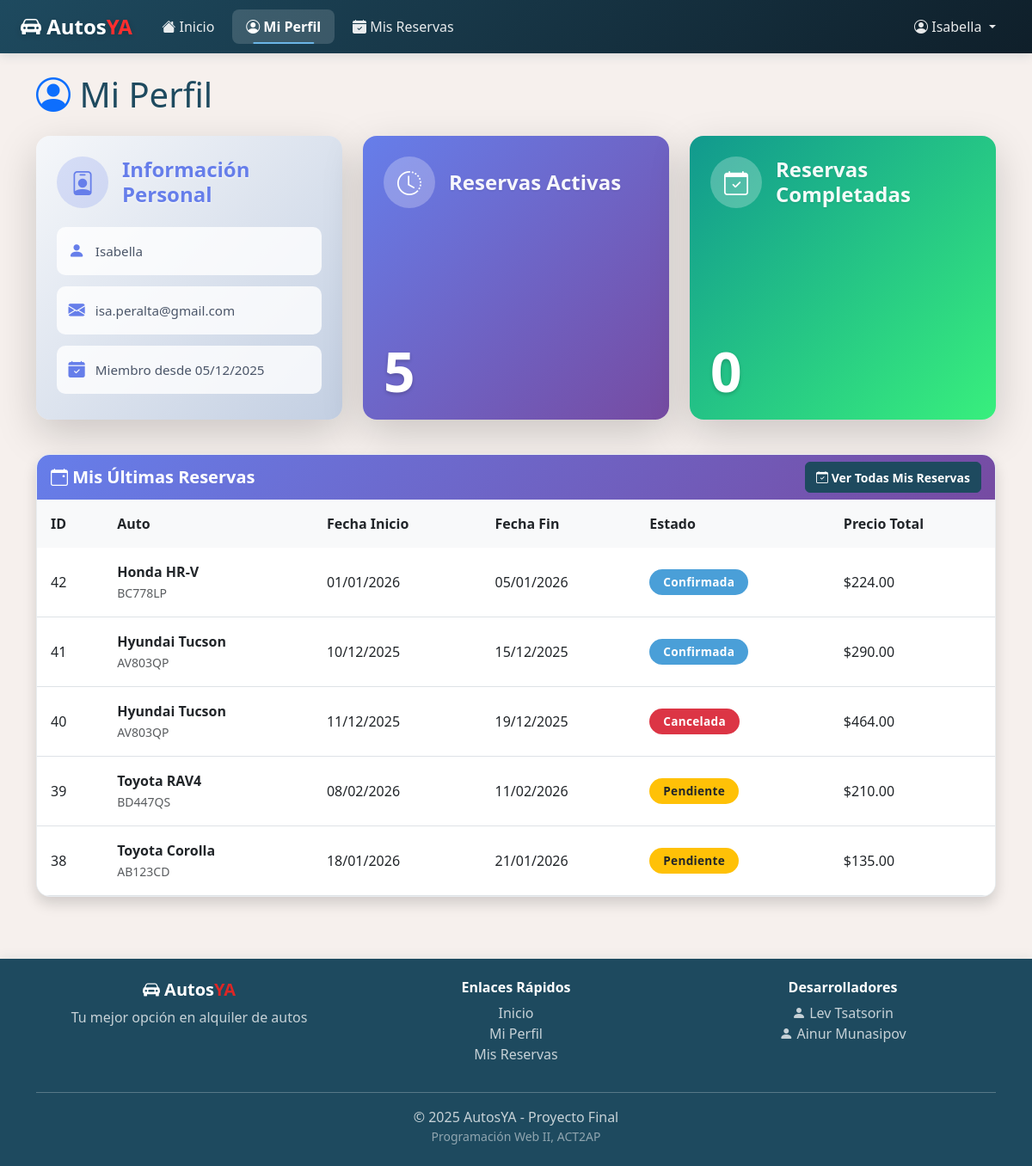
The page /cliente/perfil.php (signed in) on the database its author committed.
### tables this page shows
CREATE TABLE IF NOT EXISTS `reservas` (
  `id_reserva` INT(11) NOT NULL AUTO_INCREMENT,
  `fk_usuario` INT(11) NOT NULL,
  `fk_auto` INT(11) NOT NULL,
  `fecha_inicio` DATE NOT NULL,
  `fecha_fin` DATE NOT NULL,
  `estado` VARCHAR(20) NOT NULL DEFAULT 'pendiente',
  `precio_total` DECIMAL(10,2) NULL,
  `created_at` TIMESTAMP DEFAULT CURRENT_TIMESTAMP,
  PRIMARY KEY (`id_reserva`),
  CONSTRAINT `fk_reservas_usuario` FOREIGN KEY (`fk_usuario`) REFERENCES `usuarios`(`id_usuario`) ON DELETE CASCADE,
  CONSTRAINT `fk_reservas_auto` FOREIGN KEY (`fk_auto`) REFERENCES `autos`(`id_auto`) ON DELETE CASCADE);

CREATE TABLE IF NOT EXISTS `autos` (
  `id_auto` INT(11) NOT NULL AUTO_INCREMENT,
  `marca` VARCHAR(45) NOT NULL,
  `modelo` VARCHAR(45) NOT NULL,
  `anio` INT(11) NOT NULL,
  `patente` VARCHAR(15) NOT NULL,
  `precio_por_dia` DECIMAL(10,2) NOT NULL,
  `estado` VARCHAR(20) NOT NULL DEFAULT 'disponible',
  `imagen` VARCHAR(100) NULL DEFAULT NULL,
  `created_at` TIMESTAMP DEFAULT CURRENT_TIMESTAMP,
  PRIMARY KEY (`id_auto`));

### cliente/perfil.php (the view, shortened to what this page needs)
<?php
include_once("../components/header.php");
?>
<link rel="stylesheet" href="/AutosYA/css/cliente.css">
<div class="container my-4">
    <div class="row">
        <div class="col-12">
            <h1 class="mb-4">
                <i class="bi bi-person-circle text-primary"></i> Mi Perfil
            </h1>
        </div>
    </div>
    <div class="row mb-4">
        <div class="col-md-12 col-lg-4 mb-3">
            <div class="card h-100 shadow-lg border-0 user-info-card">
                <div class="card-body d-flex flex-column">
                    <div class="d-flex align-items-center mb-3">
                        <div class="stats-icon-circle me-3">
                            <i class="bi bi-person-badge fs-3"></i>
                        </div>
                        <h5 class="stats-title mb-0">Información Personal</h5>
                    </div>
                    <div class="user-info-item">
                        <i class="bi bi-person-fill"></i>
                        <span><?php echo htmlspecialchars($_SESSION['nombre']); ?></span>
                    </div>
                    <div class="user-info-item">
                        <i class="bi bi-envelope-fill"></i>
                        <span><?php echo htmlspecialchars($_SESSION['correo']); ?></span>
                    </div>
                    <div class="user-info-item">
                        <i class="bi bi-calendar-check-fill"></i>
                        <span>Miembro desde <?php
                                            $stmt = $con->prepare("SELECT DATE_FORMAT(created_at, '%d/%m/%Y') as fecha FROM usuarios WHERE id_usuario = ?");
                                            $stmt->bind_param("i", $_SESSION['id_usuario']);
                                            $stmt->execute();
                                            $result = $stmt->get_result();
                                            $row = $result->fetch_assoc();
                                            echo $row['fecha'];
                                            ?></span>
                    </div>
                </div>
            </div>
        </div>
        <div class="col-md-12 col-lg-8">
            <div class="row h-100">
                <div class="col-md-6 mb-3">
                    <div class="card text-white h-100 shadow-lg border-0 stats-card-purple">
                        <div class="card-body d-flex flex-column">
                            <div class="d-flex align-items-center mb-3">
                                <div class="stats-icon-circle me-3">
                                    <i class="bi bi-clock-history fs-3"></i>
                                </div>
                                <h5 class="stats-title mb-0">Reservas Activas</h5>
                            </div>
                            <h1 class="stats-number mb-0 mt-auto">
                                <?php
                                $stmt = $con->prepare("SELECT COUNT(*) as total FROM reservas
                                                   WHERE fk_usuario=? AND estado IN ('pendiente', 'confirmada')");
                                $stmt->bind_param("i", $_SESSION['id_usuario']);
                                $stmt->execute();
                                $result = $stmt->get_result();
                                $row = $result->fetch_assoc();
                                echo $row['total'];
                                ?>
                            </h1>
                        </div>
                    </div>
                </div>
                <div class="col-md-6 mb-3">
                    <div class="card text-white h-100 shadow-lg border-0 stats-card-blue">
                        <div class="card-body d-flex flex-column">
                            <div class="d-flex align-items-center mb-3">
                                <div class="stats-icon-circle me-3">
                                    <i class="bi bi-calendar-check fs-3"></i>
                                </div>
                                <h5 class="stats-title mb-0">Reservas Completadas</h5>
                            </div>
                            <h1 class="stats-number mb-0 mt-auto">
                                <?php
                                $stmt = $con->prepare("SELECT COUNT(*) as total FROM reservas
                                                   WHERE fk_usuario=? AND estado='completada'");
                                $stmt->bind_param("i", $_SESSION['id_usuario']);
                                $stmt->execute();
                                $result = $stmt->get_result();
                                $row = $result->fetch_assoc();
                                echo $row['total'];
                                ?>
                            </h1>
                        </div>
                    </div>
                </div>
            </div>
        </div>
    </div>
    <div class="row">
        <div class="col-12">
            <div class="card shadow reservas-card">
                <div class="card-header d-flex justify-content-between align-items-center flex-wrap gap-3">
                    <h4 class="mb-0">
                        <i class="bi bi-calendar-event"></i> Mis Últimas Reservas
                    </h4>
                    <a href="mis_reservas.php" class="btn btn-primary btn-sm">
                        <i class="bi bi-calendar-check"></i> <span>Ver Todas Mis Reservas</span>
                    </a>
                </div>
                <div class="card-body p-0">
                    <div class="table-responsive">
                        <table class="table table-hover mb-0">
                            <thead>
                                <tr>
                                    <th>ID</th>
                                    <th>Auto</th>
                                    <th>Fecha Inicio</th>
                                    <th>Fecha Fin</th>
                                    <th>Estado</th>
                                    <th>Precio Total</th>
                                </tr>
                            </thead>
                            <tbody>
                                <?php
                                $stmt = $con->prepare("SELECT r.*, a.marca, a.modelo, a.patente
                                                   FROM reservas r
                                                   JOIN autos a ON r.fk_auto = a.id_auto
                                                   WHERE r.fk_usuario = ?
                                                   ORDER BY r.id_reserva DESC
                                                   LIMIT 5");
                                $stmt->bind_param("i", $_SESSION['id_usuario']);
                                $stmt->execute();
                                $resultado = $stmt->get_result();
                                if ($resultado->num_rows > 0) {
                                    while ($fila = $resultado->fetch_assoc()) {
                                        $badge_class = match ($fila['estado']) {
                                            'confirmada' => 'bg-success',
                                            'pendiente' => 'bg-warning text-dark',
                                            'completada' => 'bg-info',
                                            'cancelada' => 'bg-danger',
                                            default => 'bg-secondary'
                                        };
                                        $precio = $fila['precio_total'] ? '$' . number_format($fila['precio_total'], 2) : '-';
                                        echo '<tr>
                                            <td>' . $fila['id_reserva'] . '</td>
                                            <td><strong>' . htmlspecialchars($fila['marca']) . ' ' .
                                            htmlspecialchars($fila['modelo']) . '</strong><br>
                                                <small class="text-muted">' . htmlspecialchars($fila['patente']) . '</small>
                                            </td>
                                            <td>' . date('d/m/Y', strtotime($fila['fecha_inicio'])) . '</td>
                                            <td>' . date('d/m/Y', strtotime($fila['fecha_fin'])) . '</td>
                                            <td><span class="badge ' . $badge_class . '">' . ucfirst($fila['estado']) . '</span></td>
                                            <td>' . $precio . '</td>
                                          </tr>';
                                    }
                                } else {
                                    echo '<tr><td colspan="6" class="text-center text-muted">No tienes reservas aún</td></tr>';
                                }
                                ?>
                            </tbody>
                        </table>
                    </div>
                </div>
            </div>
        </div>
    </div>
</div>
<?php include_once("../components/footer.php"); ?>

### css/estilos.css (style rules this page uses)
:root { --yale-blue: #1e4a5f; --yale-blue-dark: #163849; --yale-blue-hero: #2563a8; --rosy-taupe: #dc2626; --steel-blue: #4a9fd8; --steel-blue-light: #6bb5e6; --parchment: #f6f0ed; --khaki-beige: #bbb193; --khaki-beige-light: #c9c6a8; }
body { min-height: 100vh; display: flex; flex-direction: column; background-color: var(--parchment); color: var(--yale-blue); }
.card { transition: all 0.3s ease; border: 1px solid rgba(40, 83, 107, 0.1); border-radius: 16px; overflow: hidden; background: white; }
.shadow-lg { box-shadow: 0 1rem 3rem rgba(0, 0, 0, 0.175) !important; }
.card-body { padding: 1.5rem; }
.badge { padding: 0.5rem 1rem; font-weight: 600; border-radius: 8px; }
.badge.bg-success { background: var(--steel-blue) !important; }
.btn { transition: all 0.3s ease; font-weight: 600; border-radius: 10px; padding: 0.75rem 1.5rem; }
.btn-primary { background: var(--yale-blue); border-color: var(--yale-blue); }
.card { animation: fadeIn 0.5s ease-in-out; }
.table-hover tbody tr { transition: background-color 0.2s; }
html { scroll-behavior: smooth; }
.badge.bg-danger { background: #dc3545 !important; }
a { transition: color 0.2s ease; text-decoration: none; }

### css/cliente.css (style rules this page uses)
.user-info-card { background: linear-gradient(135deg, #f5f7fa 0%, #c3cfe2 100%); position: relative; overflow: hidden; }
.user-info-card::after { content: ""; position: absolute; bottom: -20px; right: -10px; width: 180px; height: 180px; background-image: url("/AutosYA/assets/sport_car.png"); background-size: contain; background-repeat: no-repeat; background-position: bottom right; opacity: 0.3; pointer-events: none; z-index: 0; }
.user-info-card .stats-title { color: #667eea !important; text-shadow: 0 1px 2px rgba(255, 255, 255, 0.8); }
.user-info-card .stats-icon-circle { background-color: rgba(102, 126, 234, 0.2) !important; }
.user-info-card .stats-icon-circle i { color: #667eea !important; }
.user-info-item { display: flex; align-items: center; justify-content: flex-start; gap: 0.75rem; padding: 0.85rem; margin: 0.4rem 0; background: rgba(255, 255, 255, 0.8); border-radius: 10px; font-size: 0.95rem; color: #4a5568; font-weight: 500; position: relative; z-index: 1; }
.user-info-item i { font-size: 1.2rem; color: #667eea; }
.stats-card-purple { background: linear-gradient(135deg, #667eea 0%, #764ba2 100%); }
.stats-card-blue { background: linear-gradient(135deg, #11998e 0%, #38ef7d 100%); }
.stats-icon-circle { width: 60px; height: 60px; min-width: 60px; min-height: 60px; display: flex; align-items: center; justify-content: center; background-color: rgba(255, 255, 255, 0.25); border-radius: 50%; }
.stats-title { font-size: 1.5rem; font-weight: 600; color: rgba(255, 255, 255, 0.95); text-shadow: 0 1px 2px rgba(0, 0, 0, 0.1); }
.stats-number { font-size: 4rem; font-weight: 700; color: #ffffff; text-shadow: 0 2px 4px rgba(0, 0, 0, 0.2); line-height: 1; }
.reservas-card .card-header { background: linear-gradient(135deg, #667eea 0%, #764ba2 100%); color: white; border: none; }
.reservas-card .card-header h4 { font-size: 1.25rem; font-weight: 600; }
.reservas-card thead th { border: none; padding: 1rem; font-weight: 600; background-color: #f8f9fa; }
.reservas-card tbody td { padding: 1rem; vertical-align: middle; }
.reservas-card .btn-sm { padding: 0.4rem 0.75rem; font-size: 0.875rem; border-radius: 6px; transition: all 0.3s ease; }
.badge { padding: 0.5rem 1rem; border-radius: 20px; font-weight: 600; font-size: 0.85rem; letter-spacing: 0.3px; display: inline-flex; align-items: center; gap: 0.4rem; }

### rows shown on the page
reservas: id_reserva "42", fk_auto.marca "Honda", fk_auto.modelo "HR-V", fk_auto.patente "BC778LP", fecha_inicio "01/01/2026", fecha_fin "05/01/2026", estado "Confirmada", precio_total "$224.00"
reservas: id_reserva "41", fk_auto.marca "Hyundai", fk_auto.modelo "Tucson", fk_auto.patente "AV803QP", fecha_inicio "10/12/2025", fecha_fin "15/12/2025", estado "Confirmada", precio_total "$290.00"
reservas: id_reserva "40", fk_auto.marca "Hyundai", fk_auto.modelo "Tucson", fk_auto.patente "AV803QP", fecha_inicio "11/12/2025", fecha_fin "19/12/2025", estado "Cancelada", precio_total "$464.00"
reservas: id_reserva "39", fk_auto.marca "Toyota", fk_auto.modelo "RAV4", fk_auto.patente "BD447QS", fecha_inicio "08/02/2026", fecha_fin "11/02/2026", estado "Pendiente", precio_total "$210.00"
reservas: id_reserva "38", fk_auto.marca "Toyota", fk_auto.modelo "Corolla", fk_auto.patente "AB123CD", fecha_inicio "18/01/2026", fecha_fin "21/01/2026", estado "Pendiente", precio_total "$135.00"

### other values the page prints
$nombre_usuario "Isabella"
$_SESSION['nombre'] "Isabella"
$_SESSION['correo'] "isa.peralta@gmail.com"
$row['fecha'] "05/12/2025"
$row['total'] "5"
$row['total'] "0"
